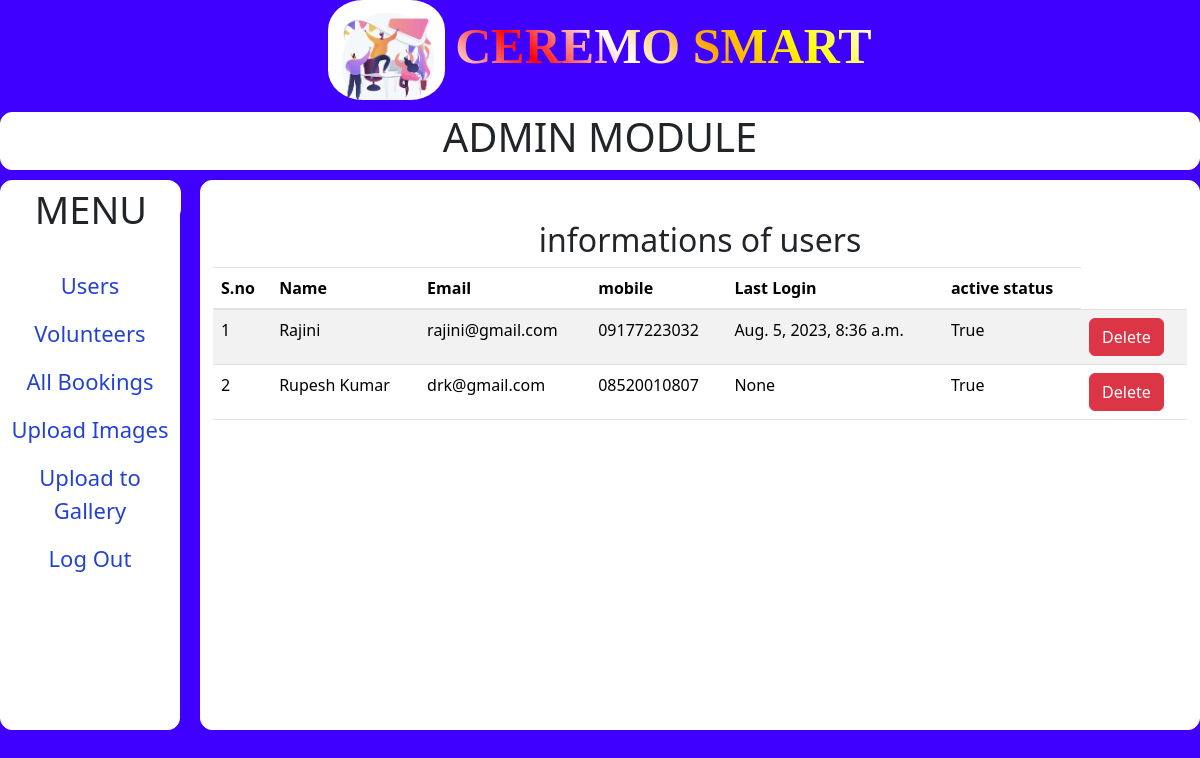
The page /CeremoAdmin/index/ on the database its author committed.
### smart/models.py (models this page shows, shortened)
class userData1(models.Model):
    username = models.CharField(max_length=100)
    mobile = models.CharField(max_length=15)
    email = models.EmailField(null=False,unique=True)
    password = models.CharField(max_length=128)
    is_active=models.BooleanField(default=True)
    date_joined = models.DateTimeField(default=timezone.now)
    last_login=models.DateTimeField(null=True,blank=True)

### smart/views.py (the view)
# urls.py: path('CeremoAdmin/index/',dashboard,name='dashboard'),
def dashboard(request):
    users=userData1.objects.all()
    return render(request,'CeremoAdmin/index.html',{"users": users})

### smart/context_processors.py (called while the page is built)
def user_context(request):
    if request.user.is_authenticated:
        return {'user':request.user}
    else:
        return{'user':None}

def get_session_username(request):
    try:
        session_id = request.session.get('_auth_user_id')
        user = userData1.objects.get(pk=session_id)
        username = user.username
        email=user.email
    except userData1.DoesNotExist:
        username = None
        email=None
        user = None
    return {'user':user,'email':email,'session_username': username,'pk_id':session_id}

### smart/templates/CeremoAdmin/index.html (shortened to what this page needs)
{% extends 'CeremoAdmin/master_admin.html' %}
{% load static %}
{% block content %}
<div class="container">
    <div class="row">
        <div class="col-md-12">
            <center><h2>informations of users</h2></center>
                    <table class="table table-striped">
                        <thead>
                            <tr><th>S.no</th><th>Name</th><th>Email </th> <th>mobile</th><th>Last Login</th><th>active status</th></tr>
                        </thead>
                        <tbody>
                            {% for pr in users %}
                            <tr>
                                <td>{{forloop.counter}}</td>
                                <td>{{ pr.username }}</td>
                                <td>{{ pr.email }}</td>
                                <td>{{ pr.mobile }}</td>
                                <td>{{ pr.last_login }}</td>
                                <td>{{ pr.is_active }}</td>
                                <td><a href="/CeremoAdmin/delete_user/{{pr.id}}" class="btn btn-danger md-sm">Delete</a></td>
                            </tr>
                            {% endfor %}
                        </tbody>
                    </table>
                </div>
            </div>
        </div>
{% endblock %}

### smart/templates/CeremoAdmin/index.html (style rules this page uses)
body { background:#4000ff; }

### smart/templates/CeremoAdmin/master_admin.html (style rules this page uses)
body { padding: 0; margin: 0; height: 100%; gap: 10px; display: grid; }

### rows shown on the page
userData1: username "Rajini", email "rajini@gmail.com", mobile "09177223032", last_login "Aug. 5, 2023, 8:36 a.m.", is_active "True"
userData1: username "Rupesh Kumar", email "drk@gmail.com", mobile "08520010807", last_login "None", is_active "True"
